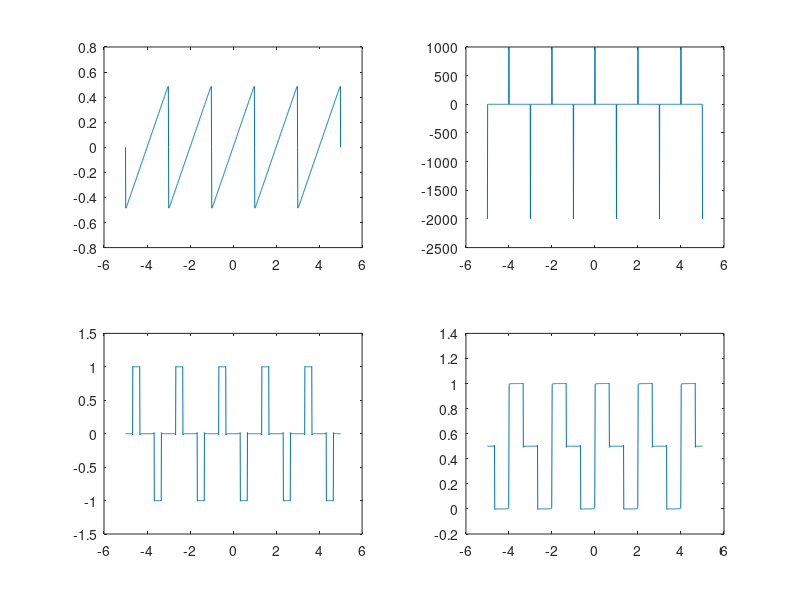

MATLAB code for this plot:
clear all; close all; clc;

t = -5 : 0.01 : 5;

y_a = 0;
y_d = 0;
y_e = 0;
y_f = 0;

for k = 1 : 1000
  y_a = y_a + (j*(-1)^k) / (k*pi)                                   * e.^(j * k * pi * t);
  y_d = y_d + (1/2 - (-1)^k)                                        * e.^(j * k * pi * t);
  y_e = y_e + 1/(j*k*pi) * (cos(2*k*pi/3) - cos(k*pi/3))            * e.^(j * k * pi * t);
  y_f = y_f + 1/(j*k*pi) * (2 - e^(-2*j*k*pi/3) - e^(-4*j*k*pi/3))  * e.^(j * k * pi * t);
endfor

y_d = 2 * y_d - 1/2; % Amplitude está multiplicada por 1000, isso se dá por ser um impulso (?)
%y_e = 1/3* y_e;
y_e = 2 * y_e;
%y_f = 2/3 * y_f + 1/2; % Se não multiplicar por dois fica como esperado (?)
y_f = 1/2 * y_f + 1 / 2;

figure;
subplot(2,2,1); grid on;

plot(t, real(y_a));

subplot(2,2,2); grid on;
plot(t, real(y_d));

subplot(2,2,3); grid on;
plot(t, real(y_e));

subplot(2,2,4); grid on;
plot(t, real(y_f));
